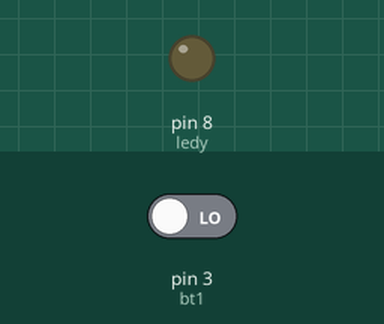
Simulated run of this sketch. Board: Arduino Uno, built with avr-gcc and run on an emulated ATmega328P. Parts: output pins drawn as LEDs (lit = HIGH). The inputs (shaded band) are chosen by the test bench; at power-on: pin 3 (bt1) LOW.

Above: at 1.2 s.
1.3 s: pin 3 (bt1) driven HIGH
At 2.1 s:
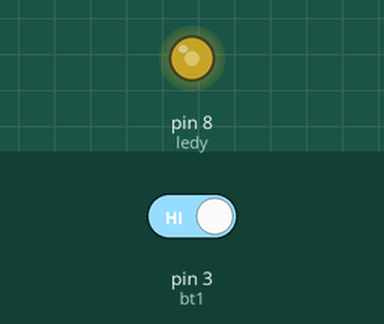
Timing chart, 0 to 4.3 s (numbered marks = the images above; inputs shaded):
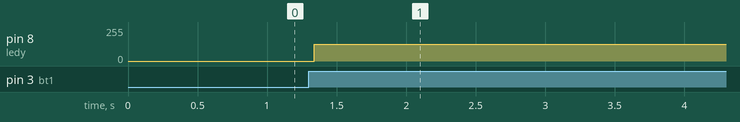

The sketch:

led_avec_1bt.ino
```cpp
int bt1 = 3 ;
int ledy = 8;
boolean etats = true;
void setup() {
  // put your setup code here, to run once:
  pinMode(bt1,INPUT);
  pinMode(ledy,OUTPUT);

}

void loop() {
  // put your main code here, to run repeatedly:
  boolean val1 = digitalRead(bt1);

  if(val1 == 1){
    etats = !etats;
    digitalWrite(ledy,etats);
  }

}
```

Measured:
- after the input at 1.3 s, pin 8 (ledy): 0/255 → 126/255 at once
